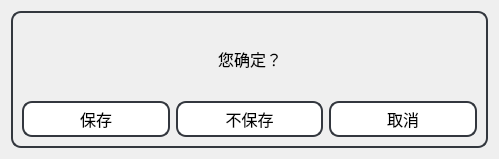
<?xml version="1.0" encoding="UTF-8"?>
<ui version="4.0">
 <class>Dialog</class>
 <widget class="QDialog" name="Dialog">
  <property name="geometry">
   <rect>
    <x>0</x>
    <y>0</y>
    <width>499</width>
    <height>159</height>
   </rect>
  </property>
  <property name="font">
   <font>
    <pointsize>9</pointsize>
   </font>
  </property>
  <property name="windowTitle">
   <string>鹅山通</string>
  </property>
  <property name="windowIcon">
   <iconset>
    <normaloff>icon.svg</normaloff>icon.svg</iconset>
  </property>
  <layout class="QGridLayout" name="gridLayout">
   <item row="0" column="0">
    <widget class="QGroupBox" name="groupBox">
     <property name="styleSheet">
      <string notr="true">QGroupBox {
	color: black;
	border: 2px solid #33373E; /* 边框宽度和颜色 */
	border-radius: 10px; /* 边框圆度 */;
}</string>
     </property>
     <property name="title">
      <string/>
     </property>
     <layout class="QVBoxLayout" name="verticalLayout" stretch="300,150">
      <item>
       <layout class="QHBoxLayout" name="horizontalLayout_2">
        <item>
         <spacer name="horizontalSpacer">
          <property name="orientation">
           <enum>Qt::Horizontal</enum>
          </property>
          <property name="sizeHint" stdset="0">
           <size>
            <width>40</width>
            <height>20</height>
           </size>
          </property>
         </spacer>
        </item>
        <item>
         <widget class="QLabel" name="que">
          <property name="sizePolicy">
           <sizepolicy hsizetype="Fixed" vsizetype="Preferred">
            <horstretch>0</horstretch>
            <verstretch>0</verstretch>
           </sizepolicy>
          </property>
          <property name="font">
           <font>
            <family>黑体</family>
            <pointsize>12</pointsize>
           </font>
          </property>
          <property name="text">
           <string>您确定？</string>
          </property>
         </widget>
        </item>
        <item>
         <spacer name="horizontalSpacer_2">
          <property name="orientation">
           <enum>Qt::Horizontal</enum>
          </property>
          <property name="sizeHint" stdset="0">
           <size>
            <width>40</width>
            <height>20</height>
           </size>
          </property>
         </spacer>
        </item>
       </layout>
      </item>
      <item>
       <layout class="QHBoxLayout" name="horizontalLayout">
        <item>
         <widget class="QPushButton" name="yes">
          <property name="sizePolicy">
           <sizepolicy hsizetype="Minimum" vsizetype="Expanding">
            <horstretch>0</horstretch>
            <verstretch>0</verstretch>
           </sizepolicy>
          </property>
          <property name="font">
           <font>
            <family>黑体</family>
            <pointsize>12</pointsize>
           </font>
          </property>
          <property name="styleSheet">
           <string notr="true">QPushButton {
	border-radius: 10px;
	border: 2px solid #33373E;
    background-color: #FFFFFF;  
}
QPushButton:hover {
    background-color: rgb(209, 209, 209);
}
QPushButton:pressed {
    background-color: rgb(190, 190, 190);
}</string>
          </property>
          <property name="text">
           <string>保存</string>
          </property>
         </widget>
        </item>
        <item>
         <widget class="QPushButton" name="no">
          <property name="sizePolicy">
           <sizepolicy hsizetype="Minimum" vsizetype="Expanding">
            <horstretch>0</horstretch>
            <verstretch>0</verstretch>
           </sizepolicy>
          </property>
          <property name="font">
           <font>
            <family>黑体</family>
            <pointsize>12</pointsize>
           </font>
          </property>
          <property name="styleSheet">
           <string notr="true">QPushButton {
	border-radius: 10px;
	border: 2px solid #33373E;
    background-color: #FFFFFF;  
}
QPushButton:hover {
    background-color: rgb(209, 209, 209);
}
QPushButton:pressed {
    background-color: rgb(190, 190, 190);
}</string>
          </property>
          <property name="text">
           <string>不保存</string>
          </property>
         </widget>
        </item>
        <item>
         <widget class="QPushButton" name="cancel">
          <property name="sizePolicy">
           <sizepolicy hsizetype="Minimum" vsizetype="Expanding">
            <horstretch>0</horstretch>
            <verstretch>0</verstretch>
           </sizepolicy>
          </property>
          <property name="font">
           <font>
            <family>黑体</family>
            <pointsize>12</pointsize>
           </font>
          </property>
          <property name="styleSheet">
           <string notr="true">QPushButton {
	border-radius: 10px;
	border: 2px solid #33373E;
    background-color: #FFFFFF;  
}
QPushButton:hover {
    background-color: rgb(209, 209, 209);
}
QPushButton:pressed {
    background-color: rgb(190, 190, 190);
}</string>
          </property>
          <property name="text">
           <string>取消</string>
          </property>
         </widget>
        </item>
       </layout>
      </item>
     </layout>
    </widget>
   </item>
  </layout>
 </widget>
 <resources/>
 <connections/>
</ui>
